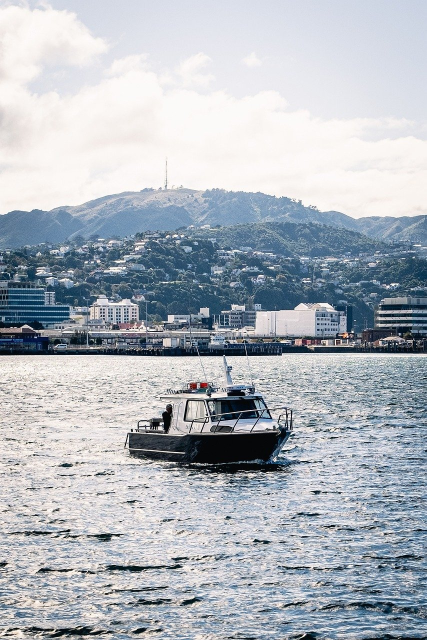
//> input picture boat-8515980_1280.jpg, 853 x 1280 px (shown at 1/2 size)
$ ./quad_tree_image_compression   (built with g++ and OpenCV 4)
//> lines starting //> are read from the running program, lines starting //| are printed output that depends on the picture; after the words box and inside, x2 and y2 are one past the last pixel; in counts of white or black regions, pixels touching at a corner belong together
#include <iostream>
#include <vector>
#include <algorithm>
#include <opencv2/opencv.hpp>

//Some images used from NASA, the Smithsonian Institute, or Pixabay

class QuadNode {
	public:
		cv::Mat original_img;
		cv::Mat img;
		std::vector<QuadNode> children;
		cv::Vec3b color = cv::Vec3b(0, 0, 0);
		float entropy;
		cv::Rect2d rect;

		QuadNode(){}
		QuadNode(cv::Mat _img, cv::Mat _original_img, cv::Rect2d _rect){
			original_img = _original_img;
			img = _img;
			rect = _rect;

			paint_color();
		}

		//Calculates the average color of this quad, writes that color to the image in the space occupied by this quad's rect, and calcualtes this quad's entropy
		void paint_color(){
			entropy = 0;

			//Calculate the average color of this quad
			double count = 0;
			cv::Vec3d average = cv::Vec3d(0, 0, 0);
			for(double x = rect.x; x < rect.x + rect.width; x++){
				for(double y = rect.y; y < rect.y + rect.height; y++){
					average += original_img.at<cv::Vec3b>(y, x);
					count++;
				}
			}
			average /= count;
			color = cv::Vec3b(average);

			//We double dip in this 2d loop. We write to the pixels, and we calculate the entropy
			for(double x = rect.x; x < rect.x + rect.width; x++){
				for(double y = rect.y; y < rect.y + rect.height; y++){
					//Write the average color to every pixel in this quad
					img.at<cv::Vec3b>(y, x) = color;

					//While we're here, calculate the entropy of this quad
					cv::Vec3b original_pixel = original_img.at<cv::Vec3b>(y, x);
					entropy += abs((int) (original_pixel[0] - color[0]));
					entropy += abs((int) (original_pixel[1] - color[1]));
					entropy += abs((int) (original_pixel[2] - color[2]));
				}
			}
		}

		//True if this is a leaf node, false if it has children
		bool is_leaf(){
			return children.size() == 0;
		}

		//Adds a child to this node
		void add_child(QuadNode new_child){
			children.push_back(new_child);
		}

		//Gets the "color" property as a string, since OpenCV's string representations of its classes are lacking
		//Used for debugging
		std::string colorString(){
			std::string text("[");
			for(int i = 0; i < color.channels; i++){
				text += std::to_string(color[i]);
				text += " ";
			}
			text.pop_back();
			text += "]";
			return text;
		}

		//Gets the "rect" property as a string, since OpenCV's string representations of its classes are lacking
		//Used for debugging
		std::string rectString(){
			std::string text("(");
			text += std::to_string(rect.x) + ", " + std::to_string(rect.y);
			text += " - ";
			text += std::to_string(rect.width) + ", " + std::to_string(rect.height);
			text += ") ";

			return text;
		}

		//A string interpretation of this node
		//Used for debugging
		std::string toString(){
			std::string text(colorString());
			text += " " + std::to_string(entropy) + " - ";
			text += rectString();

			for(int i = 0; i < 4; i++){
				if(i < children.size()){
					text += children[i].colorString();
				}else{
					text += "#";
				}
				text += " ";
			}

			text.pop_back();

			return text;
		}
};

class QuadTree {
	public:
		QuadNode root;
		cv::Mat original_img;	//Stored for later, since the quads will be writing to img, but future quads will need access to the original image for reading
		cv::Mat img;

		QuadTree(cv::Mat _img) {
			original_img = _img.clone();
			img = _img;

			//Setup the root node
			root.original_img = original_img;
			root.img = img;
			root.rect = cv::Rect2d(0, 0, img.size().width, img.size().height);
			root.paint_color();
		}

		//The method called from outside this class in order to generate the image
		//It will split the image up into sub-quads a number of times equal to num_iterations
		void iterate(int num_iterations){
			for(int i = 0; i < num_iterations; i++){
				//Choose next quad (must be leaf)
				QuadNode* h_e_n;   //Highest Entropy Node
				float highest_entropy = -1;
				//Recursively search from the root node to all children, looking for the leaf node with the highest entropy
				std::vector<QuadNode *> frontier = {&root};
				while(frontier.size() > 0){
					QuadNode *next = frontier[frontier.size() - 1];
					frontier.pop_back();
					if(next->is_leaf()){
						if(next->entropy > highest_entropy){
							highest_entropy = next->entropy;
							h_e_n = next;
						}
					}else{
						for(int i = 0; i < next->children.size(); i++){
							frontier.push_back(&next->children[i]);
						}
					}
				}


				//Split the quad
				h_e_n->add_child(QuadNode(img, original_img, cv::Rect2d(h_e_n->rect.x, h_e_n->rect.y, h_e_n->rect.width / 2, h_e_n->rect.height / 2)));
				h_e_n->add_child(QuadNode(img, original_img, cv::Rect2d(h_e_n->rect.x + h_e_n->rect.width / 2, h_e_n->rect.y, h_e_n->rect.width / 2, h_e_n->rect.height / 2)));
				h_e_n->add_child(QuadNode(img, original_img, cv::Rect2d(h_e_n->rect.x, h_e_n->rect.y + h_e_n->rect.height / 2, h_e_n->rect.width / 2, h_e_n->rect.height / 2)));
				h_e_n->add_child(QuadNode(img, original_img, cv::Rect2d(h_e_n->rect.x + h_e_n->rect.width / 2, h_e_n->rect.y + h_e_n->rect.height / 2, h_e_n->rect.width / 2, h_e_n->rect.height / 2)));
			}
		}

		//Outlines each quad (optional)
		void draw_outlines(){
			int color_bw = 20;
			cv::Scalar color = cv::Scalar(color_bw, color_bw, color_bw);
			int thickness = 1;
			std::vector<QuadNode *> frontier = {&root};
			while(frontier.size() > 0){
				QuadNode *next = frontier[frontier.size() - 1];
				frontier.pop_back();
				if(next->is_leaf()){
					cv::line(img, cv::Point(next->rect.x, next->rect.y), cv::Point(next->rect.x, next->rect.y + next->rect.height), color, thickness);
					cv::line(img, cv::Point(next->rect.x, next->rect.y), cv::Point(next->rect.x + next->rect.width, next->rect.y), color, thickness);
					// cv::line(img, cv::Point(next->rect.x + next->rect.width, next->rect.y), cv::Point(next->rect.x + next->rect.width, next->rect.y + next->rect.height), color, thickness);
				}else{
					for(int i = 0; i < next->children.size(); i++){
						frontier.push_back(&next->children[i]);
					}
				}
			}
			// cv::line(img, cv::Point(100, 100), cv::Point(500, 500), cv::Scalar(255, 255, 0), 10);
		}
};

int main(){
	//Open the image in OpenCV and resize it to fit my monitor with room to spare
	cv::Mat img = cv::imread("C:\\Users\\Ivy\\Documents\\Programming\\C++\\Quad Tree Image Compression\\boat-8515980_1280.jpg", cv::IMREAD_COLOR);
//> img is the input picture: 1280 rows x 853 cols, CV_8UC3; mean B, G, R 188.3, 180.6, 174.3
	float image_dest_height = 600.0;
	cv::resize(img, img, cv::Size(), image_dest_height / img.size[0], image_dest_height / img.size[0]);
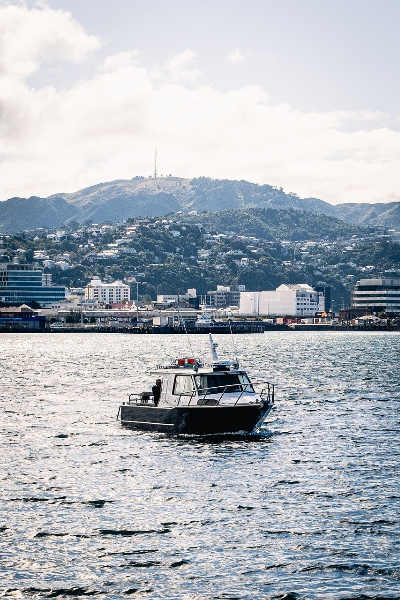
//> img: 600 rows x 400 cols, CV_8UC3; mean B, G, R 188.2, 180.5, 174.1

	//Initialize the quad tree
	QuadTree quad_tree(img);
//> the loop in paint_color, `for(double x = rect.x; x < rect.x + rect.width; x++)` made 400 passes
//> (average, count) on passes 1 to 3: ([111459, 109811, 109238], 600), ([223418, 220158, 219042], 1200), ([336102, 331313, 329528], 1800)
//> after the loop in paint_color, `for(double x = rect.x; x < rect.x + rect.width; x++)`: average = [45162941, 43319225, 41793517]; count = 240000
//> in paint_color, `average /= count;`: average = [188.2, 180.5, 174.1]
//> in paint_color, `color = cv::Vec3b(average);`: color = [188, 180, 174]
//> the loop in paint_color, `for(double x = rect.x; x < rect.x + rect.width; x++)` made 400 passes
//> entropy on passes 1 to 3: 102202, 204190, 306577
//> after the loop in paint_color, `for(double x = rect.x; x < rect.x + rect.width; x++)`:
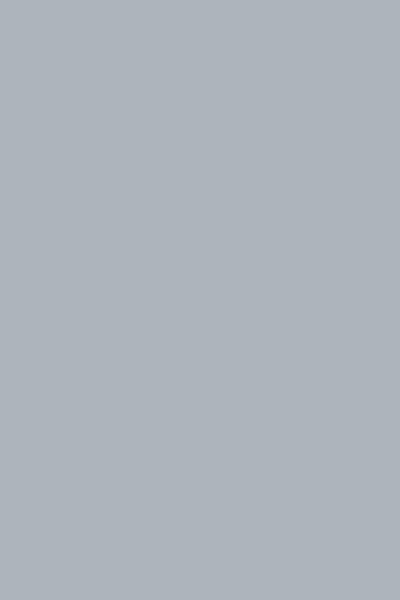
//> img: 600 rows x 400 cols, CV_8UC3; mean B, G, R 188, 180, 174
//> after the loop in paint_color, `for(double x = rect.x; x < rect.x + rect.width; x++)`: entropy = 40251236

	//Split the image up a number of times
	quad_tree.iterate(500);
//> the loop in iterate, `for(int i = 0; i < num_iterations; i++)` made 500 passes
//> (highest_entropy, rect in QuadNode, rect in QuadNode (second call)) on passes 1 to 3: (40251236, Rect(0, 0, 200, 300), Rect(200, 0, 200, 300)), (10160575, Rect(0, 0, 100, 150), Rect(100, 0, 100, 150)), (9567206, Rect(0, 300, 100, 150), Rect(100, 300, 100, 150))
//> pass 1, in iterate, `h_e_n->add_child(QuadNode(img, original_img, cv::Rect2d(h_e_n->rect.x ..`:
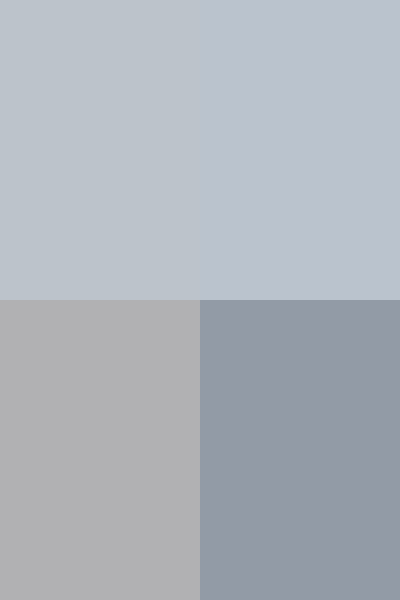
//> img: 600 rows x 400 cols, CV_8UC3; mean B, G, R 188.2, 180.5, 174.2
//> after the loop in iterate, `for(int i = 0; i < num_iterations; i++)`:
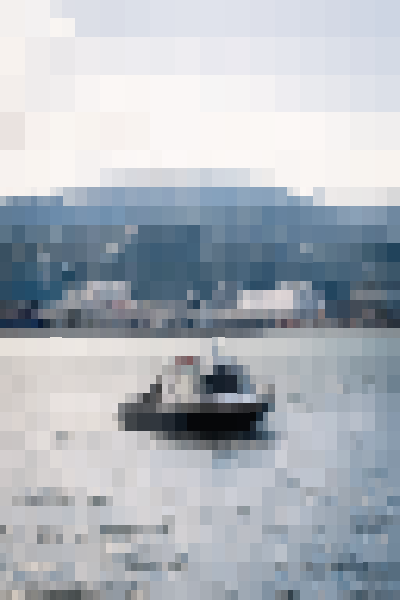
//> img: 600 rows x 400 cols, CV_8UC3; mean B, G, R 188.2, 180.6, 174.2

	//Draw the outlines of the quads (optional)
	quad_tree.draw_outlines();
//> after the loop in draw_outlines, `while(frontier.size() > 0)`:
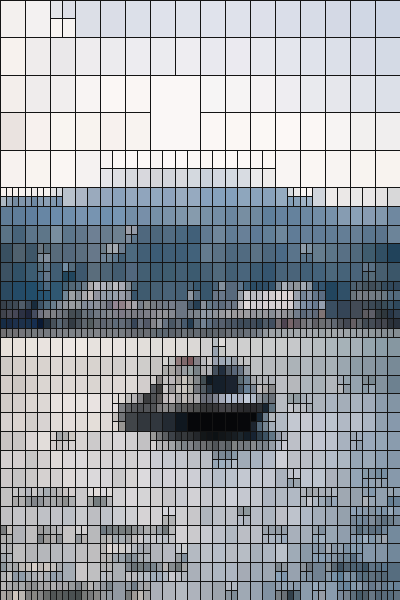
//> img: 600 rows x 400 cols, CV_8UC3; 13.8% of pixels changed, all inside (x1, y1, x2, y2) = (0, 0, 400, 600)
//> after the loop in draw_outlines, `while(frontier.size() > 0)`: frontier = 0 items

	//Display the quad-compressed image
	cv::imshow("", img);
	int k = cv::waitKey(0);
//> the space key is pressed
	cv::destroyAllWindows();
	return 0;
}

$ run again, with mountains-8451480_1280.jpg copied over boat-8515980_1280.jpg
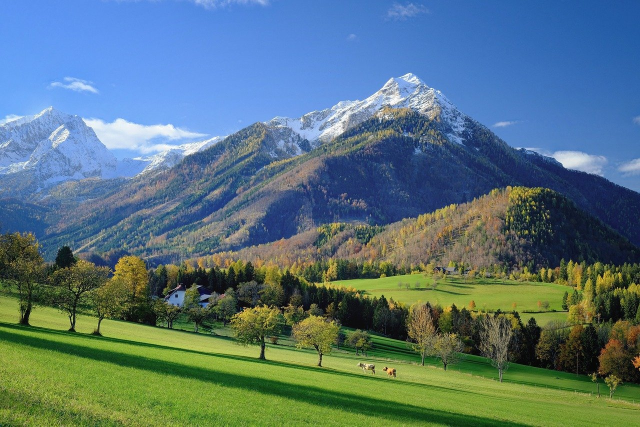
//> input picture mountains-8451480_1280.jpg, 1280 x 853 px (shown at 1/2 size)
//> img is the input picture: 853 rows x 1280 cols, CV_8UC3; mean B, G, R 123, 116.2, 88.3
//> the loop in paint_color, `for(double x = rect.x; x < rect.x + rect.width; x++)` made 900 passes
//> (average, count) on passes 1 to 3: ([81911, 77877, 57272], 600), ([164125, 155895, 114756], 1200), ([245679, 232926, 171333], 1800)
//> after the loop in paint_color, `for(double x = rect.x; x < rect.x + rect.width; x++)`: average = [66353295, 62696529, 47601621]; count = 540000
//> in paint_color, `average /= count;`: average = [122.9, 116.1, 88.15]
//> color = [123, 116, 88]
//> the loop in paint_color, `for(double x = rect.x; x < rect.x + rect.width; x++)` made 900 passes
//> entropy on passes 1 to 3: 90438, 181120, 274390
//> after the loop in paint_color, `for(double x = rect.x; x < rect.x + rect.width; x++)`:
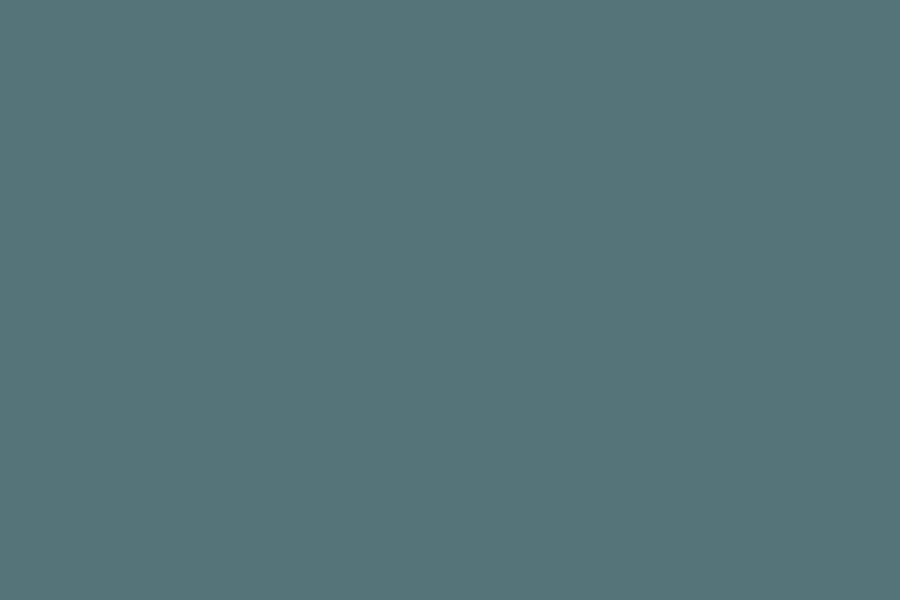
//> img: 600 rows x 900 cols, CV_8UC3; mean B, G, R 123, 116, 88
//> after the loop in paint_color, `for(double x = rect.x; x < rect.x + rect.width; x++)`: entropy = 77486336
//> the loop in iterate, `for(int i = 0; i < num_iterations; i++)` made 500 passes
//> (highest_entropy, rect in QuadNode, rect in QuadNode (second call)) on passes 1 to 3: (77486336, Rect(0, 0, 450, 300), Rect(450, 0, 450, 300)), (15442552, Rect(450, 300, 225, 150), Rect(675, 300, 225, 150)), (15139527, Rect(0, 300, 225, 150), Rect(225, 300, 225, 150))
//> after the loop in draw_outlines, `while(frontier.size() > 0)`:
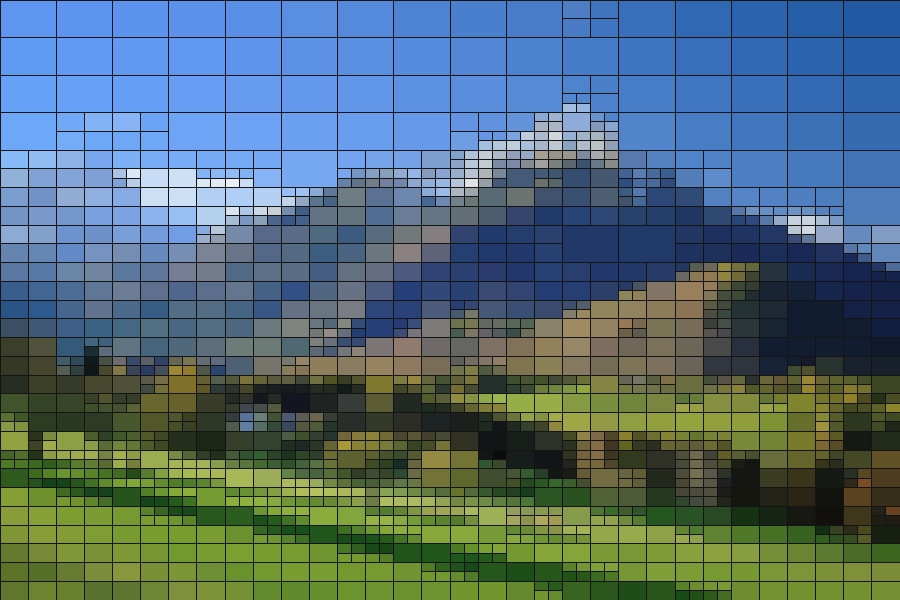
//> img: 600 rows x 900 cols, CV_8UC3; mean B, G, R 114.8, 107.2, 81.5
//> after the loop in draw_outlines, `while(frontier.size() > 0)`: frontier = 0 items
